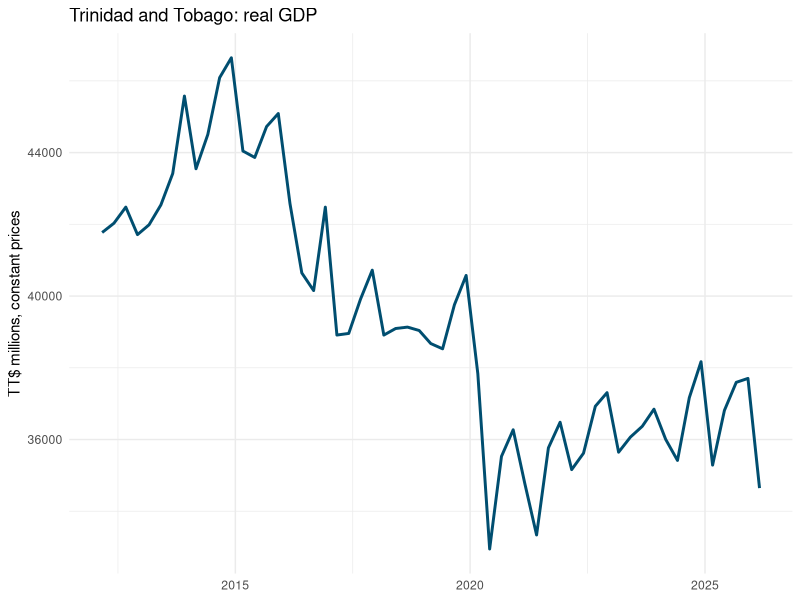
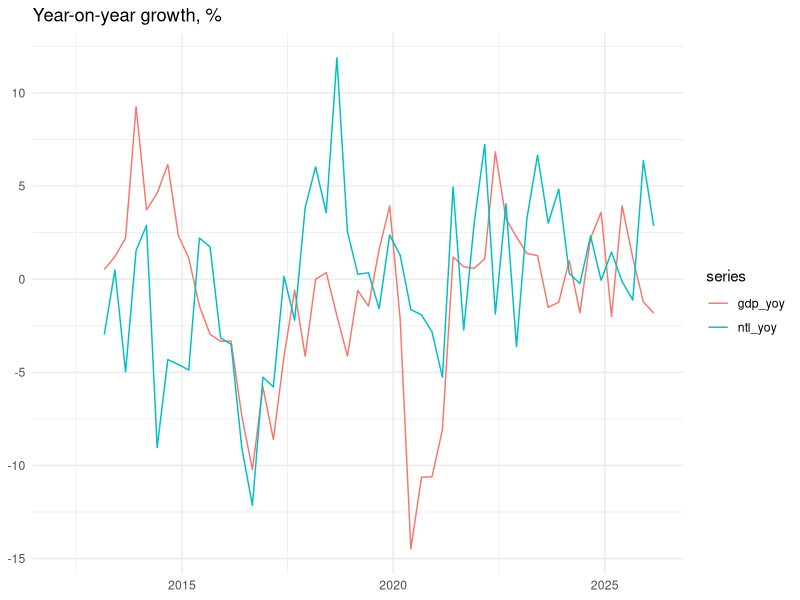
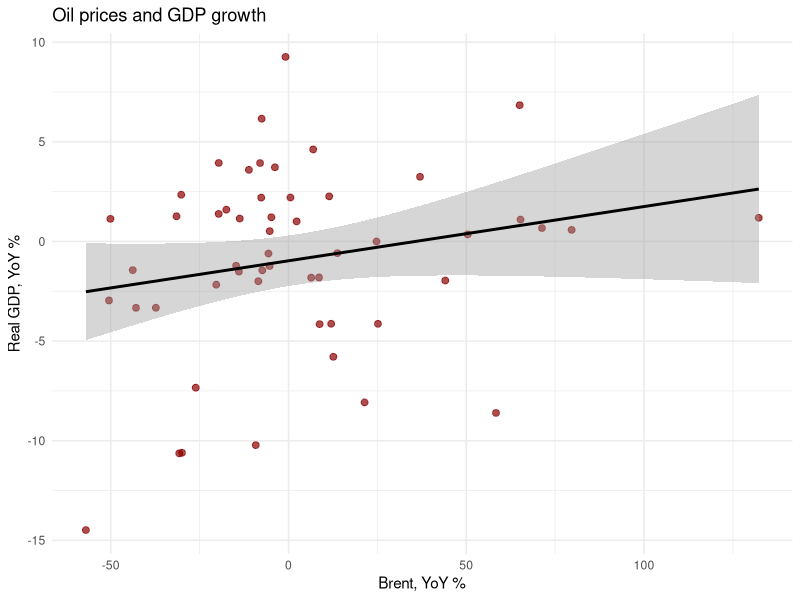

Recreate these plots in R, in order. (Note: this script raises an error after producing the figures.)
# =============================================================================
# Activity 1 (R) -- R basics: GDP, oil and night-time lights in Trinidad and Tobago
# GDP Growth Nowcasting Workshop -- IDB, Port of Spain
#
# The same data as act1_python_basics.ipynb:
#   ../data/gdp.csv        real GDP, TT$ millions, quarterly (date = 1st day of the quarter's last month)
#   ../data/eia_brent.csv  Brent crude, US$ per barrel, daily
#   ../data/ntl_shape.csv  night-time lights over the whole country, daily
#
# Solution version: every ___ is filled in.
# =============================================================================

# =============================================================================
# SETUP
# =============================================================================

# Install the packages once (they are already in the workshop environment):
# install.packages(c("tidyverse", "lubridate"))

library(tidyverse)   # dplyr, tidyr, readr, ggplot2 ...
library(lubridate)   # dates

# Work from the folder that holds this script, so that ../data/ resolves.
# In VS Code / RStudio: Session -> Set Working Directory -> To Source File Location,
# or uncomment and edit:
# setwd("C:/path/to/public/activity")
getwd()

# =============================================================================
# BASIC R OPERATIONS
# =============================================================================

# Arithmetic and logical operators
2 + 5
2 * 5
2^5
2 + 5 > 2 * 5
2^5 != 2 * 5

# Assignment
country <- "Trinidad and Tobago"
country

# Data types
gdp_2026q1 <- 34645         # numeric: real GDP in 2026Q1, TT$ millions
is_island <- TRUE           # logical
class(country); class(gdp_2026q1); class(is_island)

# Vectors: one type only
x <- c(10, 20, 30)
x * 2

# A data frame: columns of equal length, possibly different types
df <- data.frame(
  country = c("Trinidad and Tobago", "Barbados", "Jamaica", "Guyana"),
  energy  = c(TRUE, FALSE, FALSE, TRUE)
)
df
str(df)

# Selecting
df$country           # a column, with $
df[1, ]              # first row
df[1, "country"]     # one cell

# Conditionals and loops
for (i in 1:nrow(df)) {
  if (df$energy[i]) {
    print(paste(df$country[i], "is an energy exporter"))
  } else {
    print(paste(df$country[i], "is not"))
  }
}

# =============================================================================
# 1. IMPORT THE DATA
# =============================================================================

gdp <- read_csv("../data/gdp.csv")      # readr: dates in ISO format are parsed automatically
gdp <- gdp %>% rename(gdp = rgdp)
str(gdp)
tail(gdp)

### Activity 1: import the Brent price, and rename its column "brent price" to brent.
### (Names with spaces need back-ticks in R: `brent price`.)
oil <- read_csv("../data/eia_brent.csv")
oil <- oil %>% rename(brent = `brent price`)
tail(oil)

ntl <- read_csv("../data/ntl_shape.csv") %>% select(date, shape_mean)
head(ntl)

# =============================================================================
# 2. ONE FREQUENCY FOR ALL THREE
# =============================================================================
# GDP is quarterly and stamped on the first day of the quarter's LAST month
# (2025Q4 -> 2025-12-01). Daily series must be averaged into quarters and stamped
# the same way before they can be joined.
#   floor_date(date, "quarter")       -> first day of the quarter (2025-10-01)
#   %m+% months(2)                    -> two months later        (2025-12-01)

ntl_q <- ntl %>%
  mutate(date = floor_date(date, "quarter") %m+% months(2)) %>%
  group_by(date) %>%
  summarise(ntl = mean(shape_mean, na.rm = TRUE), days = n())
tail(ntl_q)

### Activity 2: do the same for the oil price.
oil_q <- oil %>%
  mutate(date = floor_date(date, "quarter") %m+% months(2)) %>%
  group_by(date) %>%
  summarise(brent = mean(brent, na.rm = TRUE))
tail(oil_q)

# =============================================================================
# 3. JOIN
# =============================================================================

tt <- gdp %>%
  left_join(ntl_q, by = "date") %>%
  left_join(oil_q, by = "date")
head(tt)

### Activity 3: join again, but starting from ntl_q. How many rows do you get, and why?
tt2 <- ntl_q %>%
  left_join(gdp, by = "date")
nrow(tt); nrow(tt2)

# =============================================================================
# 4. TIDYVERSE: FILTER, MUTATE, SUMMARISE
# =============================================================================

# Year-on-year growth: compare each quarter with the same quarter a year earlier
tt <- tt %>%
  arrange(date) %>%
  mutate(gdp_yoy   = 100 * (gdp   / lag(gdp, 4)   - 1),
         ntl_yoy   = 100 * (ntl   / lag(ntl, 4)   - 1),
         brent_yoy = 100 * (brent / lag(brent, 4) - 1))

tt %>%
  summarise(avg_gdp_yoy = mean(gdp_yoy, na.rm = TRUE),
            sd_gdp_yoy  = sd(gdp_yoy, na.rm = TRUE))

### Activity 4 (a): keep the quarters since 2015.
tt %>% filter(date >= as.Date("2015-01-01"))

### Activity 4 (b): the average Brent price since 2015.
tt %>%
  filter(date >= as.Date("2015-01-01")) %>%
  summarise(avg_brent = mean(brent, na.rm = TRUE))

# Correlations of year-on-year growth (pairwise, ignoring missing quarters)
tt %>% select(gdp_yoy, ntl_yoy, brent_yoy) %>% cor(use = "pairwise.complete.obs")

# =============================================================================
# 5. PLOTS WITH GGPLOT2
# =============================================================================

ggplot(tt, aes(x = date, y = gdp)) +
  geom_line(color = "#004e70", linewidth = 1) +
  labs(title = "Trinidad and Tobago: real GDP", x = NULL, y = "TT$ millions, constant prices") +
  theme_minimal()

# Growth rates on one chart: reshape to long format first
tt %>%
  select(date, gdp_yoy, ntl_yoy) %>%
  pivot_longer(-date, names_to = "series", values_to = "yoy") %>%
  ggplot(aes(x = date, y = yoy, color = series)) +
  geom_line() +
  labs(title = "Year-on-year growth, %", x = NULL, y = NULL) +
  theme_minimal()

### Activity 5: a scatter plot of GDP growth (y) against Brent growth (x), with a fitted line.
ggplot(tt, aes(x = brent_yoy, y = gdp_yoy)) +
  geom_point(color = "darkred", size = 2, alpha = 0.7) +
  geom_smooth(method = "lm", se = TRUE, color = "black") +
  labs(title = "Oil prices and GDP growth", x = "Brent, YoY %", y = "Real GDP, YoY %") +
  theme_minimal()

# Save the quarterly table for later
write_csv(tt, "../output/tt_quarterly.csv")
